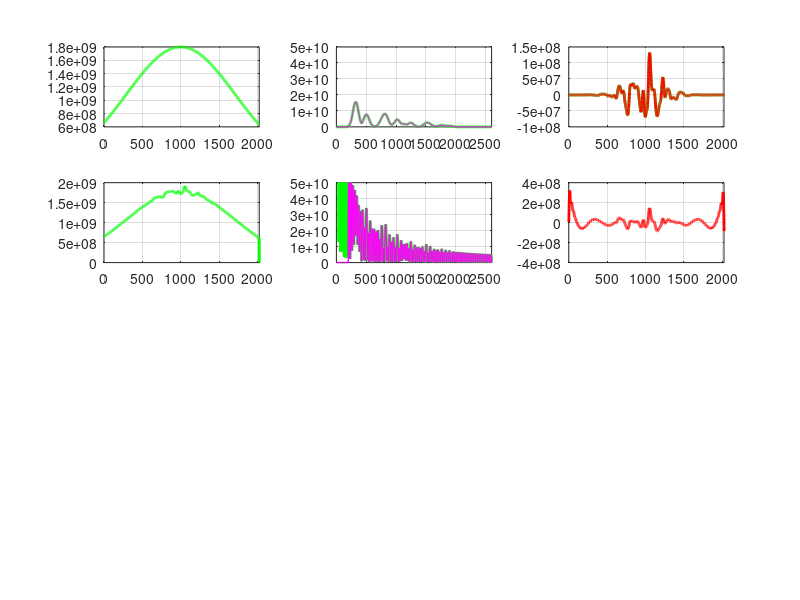

Here is the MATLAB script that generated this plot: (Note: this script raises an error after producing the figure.)
clear
%% create mathematic function for method proba

x=1:2024;

 figure
y1=18*10^8*exp(10^-6*(-(x-1000).^2)); % trend
        hold on    
    subplot(431); plot(x,y1,'g','LineWidth',2); set(gca,'XLim',[0 length(x)]); grid on
        hold on
y2=(sin(93*pi*x./length(x))+0.5*sin(97*pi*x./length(x))+0.5*sin(109*pi*x./length(x))+0.3*sin(117*pi*x./length(x))); % Lx=260-290-320-340 km
%         hold on
%      subplot(431); plot(x,y2,'k','LineWidth',2); set(gca,'XLim',[0 length(x)]); grid on
%         hold on    
y3=3*(0.5*sin(47*pi*x./length(x))+sin(51*pi*x./length(x))+0.7*sin(63*pi*x./length(x))+0.3*sin(70*pi*x./length(x))+0.4*sin(77*pi*x./length(x))); % Lx=460-520-650-750 km
%         hold on
%     subplot(431); plot(x,y3,'b','LineWidth',2); set(gca,'XLim',[0 length(x)]); grid on
%         hold on
y4=7*(sin(20*pi*x./length(x))+0.5*sin(31*pi*x./length(x))); % Lx=1050,1570 km
%         hold on
%     subplot(431); plot(x,y4,'c','LineWidth',2); set(gca,'XLim',[0 length(x)]); grid on
%         hold on    

%% GW without trend   
y234=8*10^6*exp(10^-5*(-(x-1000).^2)).*(y2+y3+y4);
noTrend=[y234';zeros(2^16-length(y2),1)]; % no trend
    subplot(433); plot(noTrend,'g','LineWidth',2); set(gca,'XLim',[0 length(x)]); grid on
    hold on
%% spectrum by GW without trend
        sGW=length(noTrend);
        NFFTGW=2^nextpow2(sGW);                              
        FFTGW=fft(noTrend,NFFTGW);
        fGW=linspace(0,NFFTGW-1,NFFTGW);
        	subplot(432); plot(fGW,abs(FFTGW(1:NFFTGW)),'g','LineWidth',2); set(gca,'XLim',[0 2600]); grid on   
            set(gca,'YLim',[0 5*10^10]);
%% recipe of Filter
        for m=[1:(200-1),(2600+1):NFFTGW-(2600+1),NFFTGW-(200-1):NFFTGW]
            FFTGW1(m)=0;
        end
        for m=[200:2600,NFFTGW-2600:NFFTGW-200]
            FFTGW1(m)=FFTGW(m);
        end
            hold on
            subplot(432), plot(fGW,abs(FFTGW1(1:NFFTGW)),'m','LineWidth',1); grid on 
            hold on
                  
            FFTGW2=permute(FFTGW1,[2 1]);
            iFFTGW=ifft(FFTGW2);
            %norm_GW=iFFTGW./trendMA;
            hold on
            subplot(433), plot(1:NFFTGW,iFFTGW(1:NFFTGW),'r','LineWidth',2); set(gca,'XLim',[0 length(x)]); grid on
            hold on
            
%% GW with trend and noises
y5=[(y1+y234+10^7*randn(size(length(x))))';zeros(2^16-length(y1),1)]; % mix with trend
    subplot(434); plot(y5,'g','LineWidth',2); set(gca,'XLim',[0 length(x)]); grid on
    
%% spectrum by GW with trend
        s_realGWm=length(y5);
        NFFT_realGWm=2^nextpow2(s_realGWm);                              
        FFT_realGWm=fft(y5,NFFT_realGWm);
        f_realGWm=linspace(0,NFFT_realGWm-1,NFFT_realGWm);
            subplot(435); plot(f_realGWm,abs(FFT_realGWm(1:NFFT_realGWm)),'g','LineWidth',2); set(gca,'XLim',[0 2600]); grid on   
            set(gca,'YLim',[0 5*10^10]);
%% recipe of Filter for GW with trend
        for i=[1:(200-1),(2600+1):NFFT_realGWm-(2600+1),NFFT_realGWm-(200-1):NFFT_realGWm]
            FFTGWt(i)=0;
        end
        for i=[200:2600,NFFT_realGWm-2600:NFFT_realGWm-200]
            FFTGWt(i)=FFT_realGWm(i);
        end
                hold on
            subplot(435), plot(f_realGWm,abs(FFTGWt(1:NFFT_realGWm)),'m','LineWidth',1); grid on 
                hold on
                  
            FFTGWtrend=permute(FFTGWt,[2 1]);
            iFFT_realGWm=ifft(FFTGWtrend);
                hold on
            subplot(436), plot(1:NFFT_realGWm,iFFT_realGWm(1:NFFT_realGWm),'r','LineWidth',2); set(gca,'XLim',[0 length(x)]); grid on
                hold on
            

%% our METHOD Lave=701 points
trend=[smooth(y5(1:length(x)),701,'moving');zeros(2^16-length(x),1)];
    
GW=y5-trend;
	subplot(437); plot(GW,'g','LineWidth',2); set(gca,'XLim',[0 length(x)]); grid on
        s=length(GW);
        NFFT=2^nextpow2(s);                              
        FFT=fft(GW,NFFT);
        f=linspace(0,NFFT-1,NFFT);
            subplot(438); plot(f,abs(FFT(1:NFFT)),'g','LineWidth',2); set(gca,'XLim',[0 2600]); grid on   
            set(gca,'YLim',[0 5*10^10]);
%% recipe of Filter for GW=signal-trend
        for j=[1:(200-1),(2600+1):NFFT-(2600+1),NFFT-(200-1):NFFT]
            FFTGWmat(j)=0;
        end
        for j=[200:2600,NFFT-2600:NFFT-200]
            FFTGWmat(j)=FFT(j);
        end
            hold on
            subplot(438), plot(f,abs(FFTGWmat(1:NFFT)),'m','LineWidth',1); grid on 
            hold on
                  
            FFTGWmethod=permute(FFTGWmat,[2 1]);
            iFFT=ifft(FFTGWmethod);
            %norm_GW=iFFT./trend;
            hold on
            subplot(439), plot(1:NFFT,iFFT(1:NFFT),'r','LineWidth',2); set(gca,'XLim',[0 length(x)]); grid on
            hold on                

%% CHECK OUT THE DIFFERENCEs
figure
        norm_noTrend=noTrend(1:length(x))/trend(1:length(x));
        norm_iFFT=iFFT(1:length(x))/trend(1:length(x));
        
    r_diff=(norm_iFFT-norm_noTrend)/norm_noTrend;
plot(1:length(x),r_diff,'r','LineWidth',2); set(gca,'XLim',[0 length(x)]); grid on

% %% polinom
% %% calculate trend by polinom (Polinom by Lagrange 1 power)
% xl=[1:round(length(x)/5):length(x) length(x)];
% yl=y1(xl)+y2(xl)+y3(xl)+y4(xl);
% 
% xx=linspace(1,length(x),length(x));
% yy=lagrange(xl,yl,xx);
% 
% hold on
% %subplot(4,3,10), plot(xx,yy,'b','LineWidth',1); set(gca,'XLim',[0 length(x)]); grid on
% hold on
% 
% GWpol=[y5(1:length(x))-yy';zeros(2^16-length(x),1)];
% subplot(4,3,10), plot(GWpol,'b','LineWidth',2); set(gca,'XLim',[0 length(x)]); grid on
% hold on
% 
%                 
%                 
% %% Alla's METHODICS
% % trend71=[smooth(y5(1:length(x)),71,'moving');zeros(2^16-length(x),1)];
% %     
% % GW71=y5-trend71;
% % 	subplot(4,3,10); plot(GW71,'g','LineWidth',2); set(gca,'XLim',[0 length(x)]); grid on
%         s71=length(GWpol);
%         NFFT71=2^nextpow2(s71);                              
%         FFT71=fft(GWpol,NFFT71);
%         f71=linspace(0,NFFT71-1,NFFT71);
%             subplot(4,3,11); plot(f71,abs(FFT71(1:NFFT71)),'g','LineWidth',2); set(gca,'XLim',[0 2600],'YLim',[0 6*10^7]); grid on   
%             
% %% recipe of Filter for GW=signal-trend71
%         for j=[1:(200-1),(2600+1):NFFT71-(2600+1),NFFT71-(200-1):NFFT71]
%             FFTGW71(j)=0;
%         end
%         for j=[200:2600,NFFT_realGWm-2600:NFFT_realGWm-200]
%             FFTGW71(j)=FFT71(j);
%         end
%             hold on
%             subplot(4,3,11), plot(f71,abs(FFTGW71(1:NFFT71)),'m','LineWidth',1); grid on 
%             hold on
%                   
%             FFTGWm71=permute(FFTGW71,[2 1]);
%             iFFT71=ifft(FFTGWm71);
%             %norm_GW=iFFT./trend;
%             hold on
%             subplot(4,3,12), plot(1:NFFT71,iFFT71(1:NFFT71),'r','LineWidth',2); set(gca,'XLim',[0 length(x)],'YLim',[-4*10^5 4*10^5]); grid on
%             hold on

